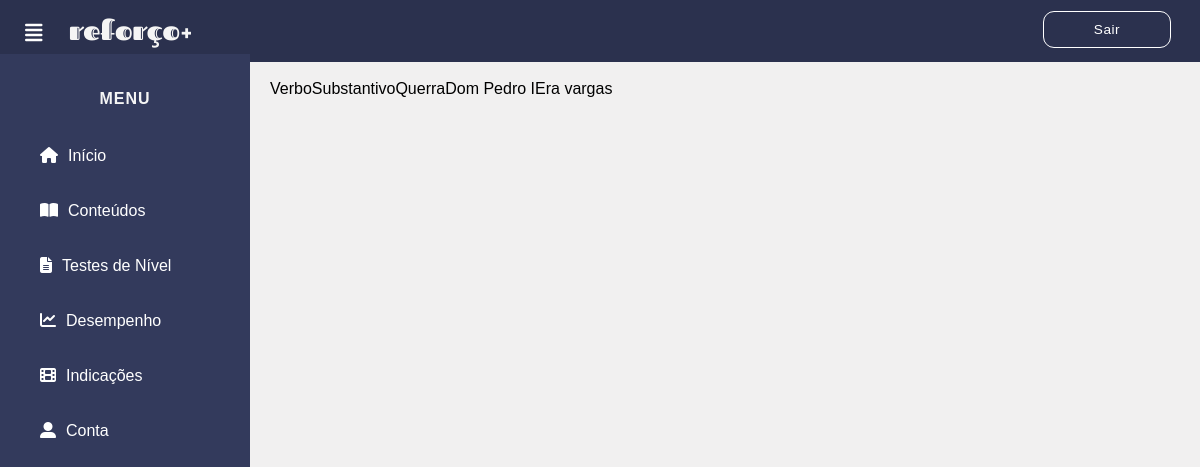
Before: /php/lista_cont.php with the older database file.
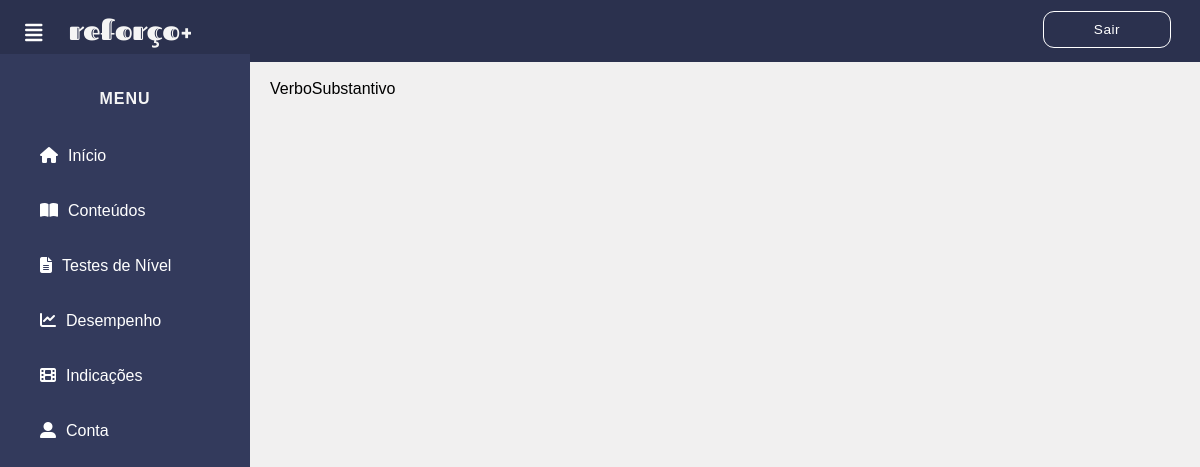
After: the same page with the newer database file.
### tables this page shows
CREATE TABLE `conteudos` (
  `ID_cont` int(2) NOT NULL,
  `texto` text NOT NULL,
  `end_imagens_cont` varchar(250) NOT NULL,
  `cod_mat` int(2) NOT NULL,
  `cod_adm` int(1) NOT NULL,
  `ano` int(1) NOT NULL,
  `assunto` varchar(70) NOT NULL
);

### php/lista_cont.php (the view, shortened to what this page needs)
<!DOCTYPE html>
<html lang="pt-br">
<head>
    <link rel="stylesheet" href="../css/inicio.css">
  </head>
  <body>
      <header>
      <a href="../inicio.html"><img style="float:left; margin-left:52px; margin-top: 0px; margin-bottom: 1px; padding-top: 0px; border: 0;" src="../imagens/inicial/logo3.png"> </a>
      <label for="check">
        <i class="fas fa-align-justify" id="menu_btn"></i>
      </label>
      <div class="direita">
        <a href="sair.php" class="sair">Sair</a>
      </div>
      </header>
    <div class="menu">
      <center>
      <h4>MENU</h4>
      </center>
      <a href="../inicio.html"><i class="fas fa-home"></i><span>Início</span></a>
      <a href="conteudos.php"><i class="fas fa-book-open"></i><span>Conteúdos</span></a>
      <a href="testeniveis.php"><i class="fas fa-file-alt"></i><span>Testes de Nível</span></a>
      <a href="#"><i class="fas fa-chart-line"></i><span>Desempenho</span></a>
      <a href="indicacoes.php"><i class="fas fa-film"></i><span>Indicações</span></a>
      <a href="conta.php"><i class="fas fa-user-alt"></i><span>Conta</span></a>
    </div>
    <div class="conteudo">
        <?php
            $conn = mysqli_connect('127.0.0.1', 'root', '') or die("Não foi possível a conexão com o Banco");
            $ano = $_SESSION["ano"];
            $materia = $_SESSION['materia'];
            $sql = "SELECT * FROM conteudos where cod_mat like '%".$materia."%' and ano like '%".$ano."%'";
            $cod = mysqli_query($conn,$sql);
            $numRegistros = mysqli_num_rows($cod);
            if ($numRegistros != 0) {
                while ($text = mysqli_fetch_object($cod)) {
                    echo $text->assunto;
                }
            }
            else{
                echo "Nenhum registro";
            }
        ?>
 </div>
</body>
</html>

### css/inicio.css (style rules this page uses)
body { margin: 0; padding: 0; font-family: "corpo", sans-serif; background-color:#F1F0F0; }
header { font: arial; letter-spacing: 1px; z-index: 1; position: fixed; background: #2b314e; padding: 16px; width: calc(100% - 0%); top: 0; height: 30px; text-decoration: none; }
.sair { font: 85% arial; letter-spacing: 0.5px; padding: 10px 50px; text-decoration: none; float: right; margin-top: -5px; margin-right: 45px; border-radius: 11px; font-weight: 200; color: #fff; transition: 0.5s; transition-property: background; border: 1px solid #fff; }
.menu { z-index: 1; top: 0; background: #333A5C; margin-top: 4.5%; padding-top: 3%; position: fixed; left: 0; width: 250px; height: calc(100% - 9%); transition: 0.5s; transition-property: left; overflow-y: auto; border: 5px #000; font-weight: normal; }
.menu h4 { color: #f5f5f5; margin-top: 0; margin-bottom: 20px; letter-spacing: 1px; text-decoration: none; }
.menu a { color: #fff; display: block; line-height: 55px; text-decoration: none; padding-left: 40px; box-sizing: border-box; font-weight: normal; }
.menu i { padding-right: 10px; }
label #menu_btn { z-index: 1; color: #fff; position: fixed; cursor: pointer; left: 25px; top: 18px; font-size: 20px; margin: 5px 0; transition: 0.5s; transition-property: color; }
.conteudo { width: (100% - 250px); margin-top: 60px; padding: 20px; margin-left: 250px; height: 100vh; transition: 0.5s; }

Changed rows visible on the page:
removed conteudos: assunto "Querra"
removed conteudos: assunto "Dom Pedro I"
removed conteudos: assunto "Era vargas"
